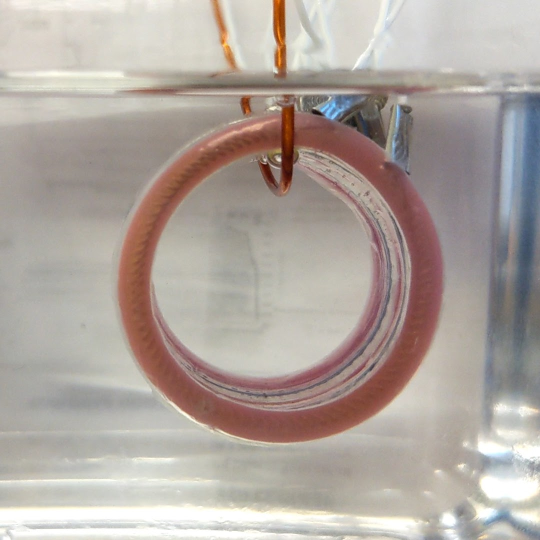
#> input picture tube-analysis/media/tube-no-contraction.jpg, 1080 x 1080 px (shown at 1/2 size)
$ python front-area-ellipse.py
#> lines starting #> are read from the running program, lines starting #| are printed output that depends on the picture
import numpy as np
import matplotlib.pyplot as plt
import cv2
import sys
sys.path.append("C:\\Users\\alicl\\Documents\\GitHub\\salp-research")
from create_paper_figure import MakePlot

def find_minor_dia(maj_dia_mm, ellipse_axes):
    maj_dia_px = ellipse_axes[0]
    min_dia_px = ellipse_axes[1]
    min_dia_mm = min_dia_px * maj_dia_mm / maj_dia_px
    return min_dia_mm

# img = cv2.imread("media/shell/front/half-contraction-20s.png")
img = cv2.imread("media/tube-no-contraction.jpg")
#> img is the input picture: shape (1080, 1080, 3); mean B, G, R 158.8, 165.4, 175.3
resized = cv2.resize(img, (0, 0), fx = 0.5, fy = 0.5)
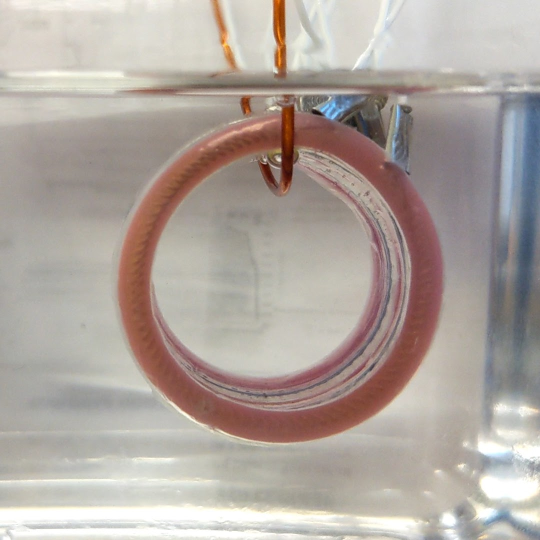
#> resized: shape (540, 540, 3); mean B, G, R 158.9, 165.6, 175.5

# [6 lines of commented-out code are left out]
dims = resized.shape
#> dims = (540, 540, 3)
width = dims[0]
#> width = 540
height = dims[1]
#> height = 540

# center = (int(height/2-30), int(width/2+35))
center= (int(height/2+10), int(width/2+10))
#> center = (280, 280)

maj_dia_px = 210
min_dia_px = 80
axes = (maj_dia_px, min_dia_px)
# print(axes)

angle=80
startAngle=0
endAngle=360
color=(0,255,0)
thickness=4

# ellipse = cv2.ellipse(cropped, center, axes, angle, startAngle, endAngle, color, thickness)
# cv2.imshow("shell front", ellipse)
circle = cv2.circle(resized, center, 130, color, thickness)
cv2.imshow("tube front", circle)
cv2.waitKey(0)

#> (the run stopped early here; a loop or call above may not have finished)

$ run again, with tube-analysis/media/shell/front/half-contraction-20s.png saved as tube-analysis/media/tube-no-contraction.jpg
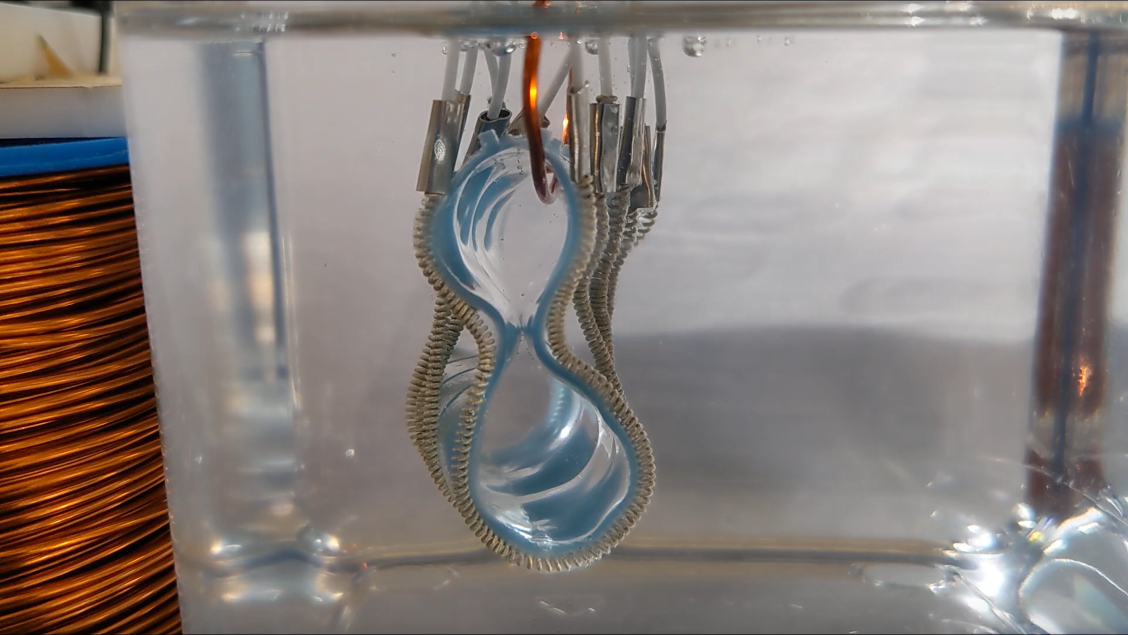
#> input picture tube-analysis/media/shell/front/half-contraction-20s.png, 2256 x 1270 px (shown at 1/2 size)
#> img is the input picture: shape (1270, 2256, 3); mean B, G, R 123.3, 127.2, 135.7
#> `resized = cv2.resize(img, (0, 0), fx = 0.5, fy = 0.5)`:
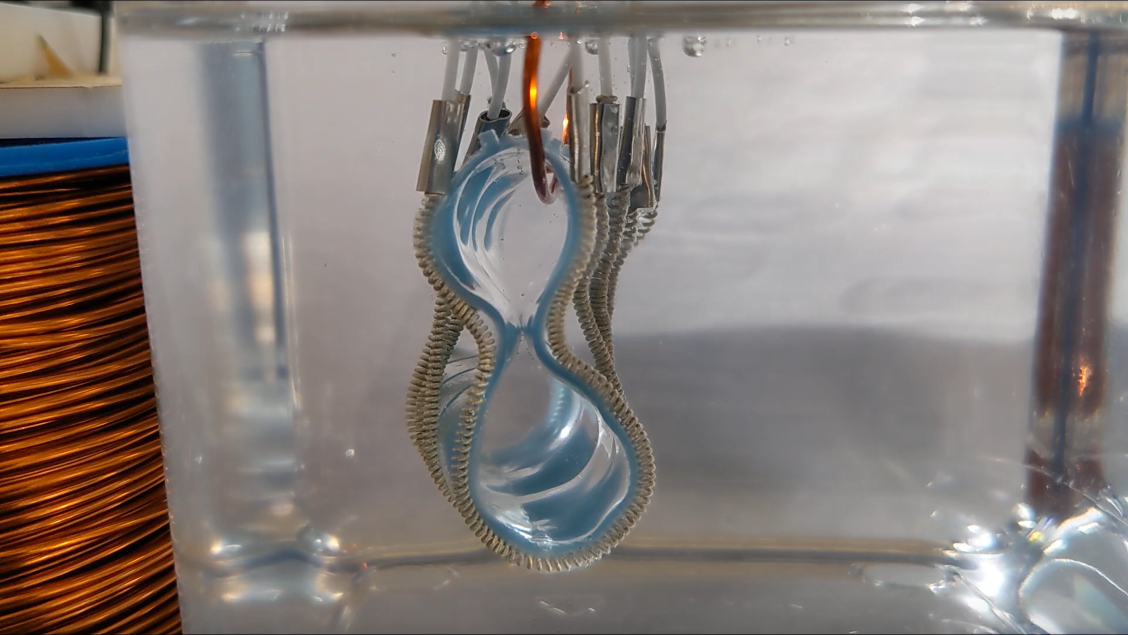
#> resized: shape (635, 1128, 3); mean B, G, R 123.4, 127.3, 135.8

$ run again, with tube-analysis/media/shell_front_ellipse.png saved as tube-analysis/media/tube-no-contraction.jpg
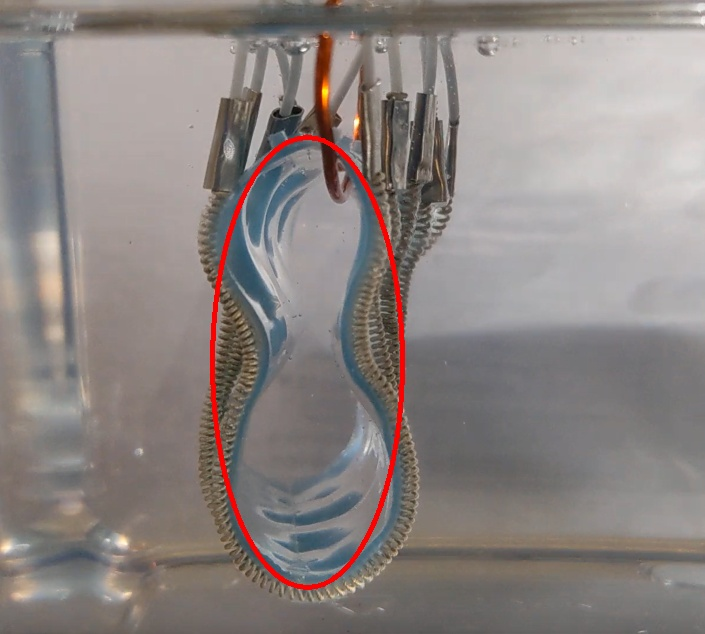
#> input picture tube-analysis/media/shell_front_ellipse.png, 705 x 634 px
#> img is the input picture: shape (634, 705, 3); mean B, G, R 129.5, 131.8, 139.6
#> `circle = cv2.circle(resized, center, 130, color, thickness)`:
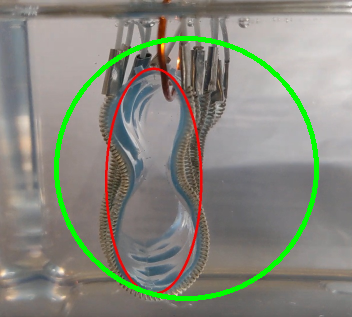
#> circle: shape (317, 352, 3); mean B, G, R 124.8, 136.3, 134.3
